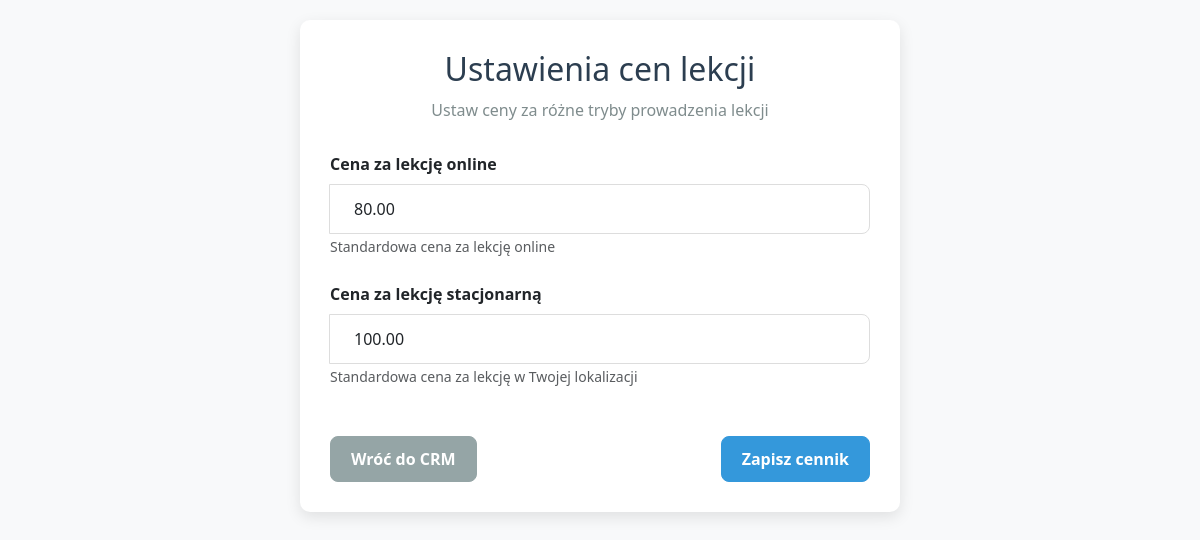
The page /crm/pricing (signed in) on the database as committed earlier.
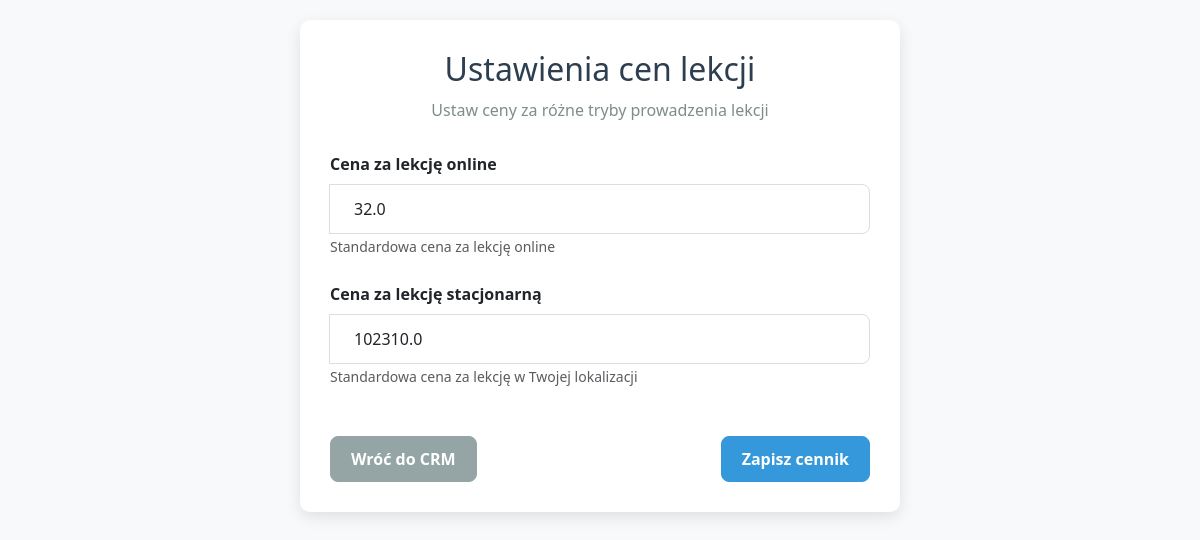
The same page on the database as committed later.
### tables this page shows
CREATE TABLE teacher_pricing (
                teacher_id INTEGER PRIMARY KEY,
                price_online REAL NOT NULL DEFAULT 80.0,
                price_in_person REAL NOT NULL DEFAULT 100.0,
                updated_at TIMESTAMP DEFAULT CURRENT_TIMESTAMP,
                FOREIGN KEY (teacher_id) REFERENCES users (id)
            );

### app.py (the view, shortened to what this page needs)
@app.route("/crm/pricing", methods=["GET", "POST"])
def crm_pricing():
    if "user_id" not in session or session.get("user_role") not in ["teacher", "regional_teacher"]:
        flash("Nie masz uprawnień do tej strony", "error")
        return redirect(url_for("index"))
    teacher_id = session["user_id"]
    db = get_db()
    pricing = db.execute("SELECT * FROM teacher_pricing WHERE teacher_id = ?", (teacher_id,)).fetchone()
    return render_template("crm_pricing.html", pricing=pricing)

### app.py (called while the page is built)
def get_db():
    db = getattr(g, '_database', None)
    if db is None:
        db = g._database = sqlite3.connect(DATABASE)
        db.row_factory = sqlite3.Row
    return db

@app.teardown_appcontext
def close_connection(exception):
    db = getattr(g, '_database', None)
    if db is not None:
        db.close()

@app.context_processor
def utility_processor():
    return dict(
        get_day_name=get_day_name,
        get_role_name=get_role_name,
        datetime=datetime,
        timedelta=timedelta,
        format_time_slot=format_time_slot
    )

### templates/crm_pricing.html (shortened to what this page needs)
<!DOCTYPE html>
<html lang="pl">
<head>
    <link rel="stylesheet" href="https://cdn.jsdelivr.net/npm/bootstrap@5.3.0/dist/css/bootstrap.min.css">
</head>
<body>
    <div class="pricing-container">
        <div class="pricing-header">
            <h2> Ustawienia cen lekcji</h2>
            <p>Ustaw ceny za różne tryby prowadzenia lekcji</p>
        </div>
        <form method="POST">
            <div class="mb-4">
                <label class="form-label fw-bold">Cena za lekcję online</label>
                <div class="input-group">
                    <span class="currency-symbol">zł</span>
                    <input type="number" step="0.01" min="0" class="form-control ps-4"
                           name="price_online"
                           value="{{ pricing.price_online if pricing else '80.00' }}" required>
                </div>
                <small class="text-muted">Standardowa cena za lekcję online</small>
            </div>
            <div class="mb-4">
                <label class="form-label fw-bold">Cena za lekcję stacjonarną</label>
                <div class="input-group">
                    <span class="currency-symbol">zł</span>
                    <input type="number" step="0.01" min="0" class="form-control ps-4"
                           name="price_in_person"
                           value="{{ pricing.price_in_person if pricing else '100.00' }}" required>
                </div>
                <small class="text-muted">Standardowa cena za lekcję w Twojej lokalizacji</small>
            </div>
            <div class="d-flex justify-content-between mt-5">
                <a href="{{ url_for('crm') }}" class="btn btn-secondary">
                     Wróć do CRM
                </a>
                <button type="submit" class="btn btn-primary">
                     Zapisz cennik
                </button>
            </div>
        </form>
    </div>
</body>
</html>

Rows that differ between the two databases and show on the page:
added teacher_pricing: price_online "32.0", price_in_person "102310.0"
Other text that changed with them:
form field price_online: "80.00" → (not shown)
form field price_in_person: "100.00" → (not shown)
